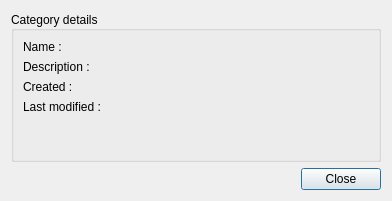
<?xml version="1.0" encoding="UTF-8"?>
<ui version="4.0">
 <class>CategoryDetails</class>
 <widget class="QDialog" name="CategoryDetails">
  <property name="geometry">
   <rect>
    <x>0</x>
    <y>0</y>
    <width>392</width>
    <height>201</height>
   </rect>
  </property>
  <property name="windowTitle">
   <string>Dialog</string>
  </property>
  <layout class="QVBoxLayout" name="verticalLayout">
   <item>
    <widget class="QGroupBox" name="groupBox">
     <property name="title">
      <string>Category details</string>
     </property>
     <property name="alignment">
      <set>Qt::AlignLeading|Qt::AlignLeft|Qt::AlignVCenter</set>
     </property>
     <layout class="QVBoxLayout" name="verticalLayout_2">
      <item>
       <layout class="QFormLayout" name="formLayout">
        <item row="0" column="0">
         <widget class="QLabel" name="label">
          <property name="text">
           <string>Name :</string>
          </property>
         </widget>
        </item>
        <item row="0" column="1">
         <widget class="QLabel" name="name_lb">
          <property name="text">
           <string/>
          </property>
         </widget>
        </item>
        <item row="1" column="0">
         <widget class="QLabel" name="label_3">
          <property name="text">
           <string>Description :</string>
          </property>
         </widget>
        </item>
        <item row="1" column="1">
         <widget class="QLabel" name="description_lb">
          <property name="text">
           <string/>
          </property>
         </widget>
        </item>
        <item row="2" column="0">
         <widget class="QLabel" name="label_5">
          <property name="text">
           <string>Created :</string>
          </property>
         </widget>
        </item>
        <item row="2" column="1">
         <widget class="QLabel" name="created_at_lb">
          <property name="text">
           <string/>
          </property>
         </widget>
        </item>
        <item row="3" column="0">
         <widget class="QLabel" name="label_7">
          <property name="text">
           <string>Last modified :</string>
          </property>
         </widget>
        </item>
        <item row="3" column="1">
         <widget class="QLabel" name="modified_at_lb">
          <property name="text">
           <string/>
          </property>
         </widget>
        </item>
       </layout>
      </item>
     </layout>
    </widget>
   </item>
   <item>
    <widget class="QDialogButtonBox" name="buttonBox">
     <property name="orientation">
      <enum>Qt::Horizontal</enum>
     </property>
     <property name="standardButtons">
      <set>QDialogButtonBox::Close</set>
     </property>
    </widget>
   </item>
  </layout>
 </widget>
 <resources/>
 <connections>
  <connection>
   <sender>buttonBox</sender>
   <signal>accepted()</signal>
   <receiver>CategoryDetails</receiver>
   <slot>accept()</slot>
   <hints>
    <hint type="sourcelabel">
     <x>248</x>
     <y>254</y>
    </hint>
    <hint type="destinationlabel">
     <x>157</x>
     <y>274</y>
    </hint>
   </hints>
  </connection>
  <connection>
   <sender>buttonBox</sender>
   <signal>rejected()</signal>
   <receiver>CategoryDetails</receiver>
   <slot>reject()</slot>
   <hints>
    <hint type="sourcelabel">
     <x>316</x>
     <y>260</y>
    </hint>
    <hint type="destinationlabel">
     <x>286</x>
     <y>274</y>
    </hint>
   </hints>
  </connection>
 </connections>
</ui>
